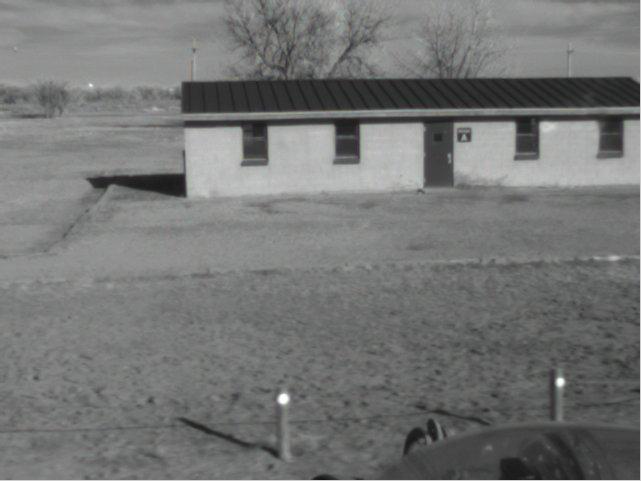
#> input picture frame 6 of lab3/building.avi, 641 x 481 px
$ python main.py
#> lines starting #> are read from the running program, lines starting #| are printed output that depends on the picture
import sys
import time
import cv2
import numpy as np

# Mouse callback function. Appends the x,y location of mouse click to a list.
clicks = []
def get_xy(event, x, y, flags, param):
    if event == cv2.EVENT_LBUTTONDOWN:
        print(x, y)
        clicks.append([x, y])

def recedeSqaure(video_file):
    # Read images from a video file in the current folder.
#> called with video_file = 'building.avi'
    video_capture = cv2.VideoCapture(video_file)  # Open video capture object
    got_image, bgr_image = video_capture.read()  # Make sure we can read video
#> bgr_image is the input picture: shape (481, 641, 3); mean B, G, R 116.9, 117.6, 116.6
    if not got_image:
        print("Cannot read video source")
        sys.exit()

    template = cv2.imread('1.png',0)
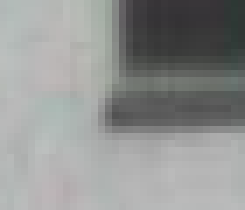
#> input picture lab3/1.png, 35 x 30 px (shown 7 times larger)
#> template: shape (30, 35); min 50, max 189, mean 145.8
    w, h = template.shape[::-1]
#> w = 35; h = 30

    # Read and show images until end of video is reached.
    while True:
        got_image, bgr_image = video_capture.read()
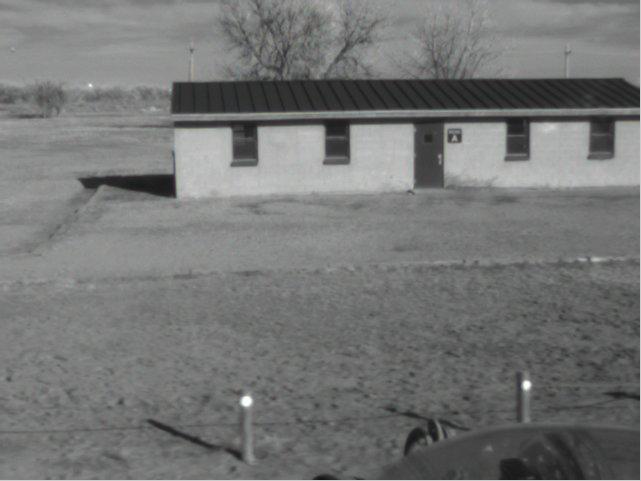
#> input picture frame 7 of lab3/building.avi, 641 x 481 px
#> bgr_image is the input picture: shape (481, 641, 3); mean B, G, R 116.9, 117.6, 116.5
        if not got_image:
            break  # End of video; exit the while loop

        if(len(clicks) > 3):
            for i in range(len(clicks)):
                x = clicks[i][0]
                y = clicks[i][1]
                pos = cv2.drawMarker(bgr_image, position=(int(x), int(y)), color=(0, 0, 255), markerType=cv2.MARKER_SQUARE)

        # cv2.namedWindow("Lab 1: OpenCV-Python Basics", cv2.WINDOW_NORMAL)
        cv2.imshow("Lab 3", bgr_image)

        cv2.setMouseCallback('Lab 3', get_xy)

        if(len(clicks) != 0):
            cv2.waitKey(30)
        else:
            print("Click on the image, then hit a key and it will play!")
            cv2.waitKey(0)


if __name__ == "__main__":
    recedeSqaure("building.avi")
    print("Enter CTRL-C To Exit")
    time.sleep(100)

$ run again, starting later in the video
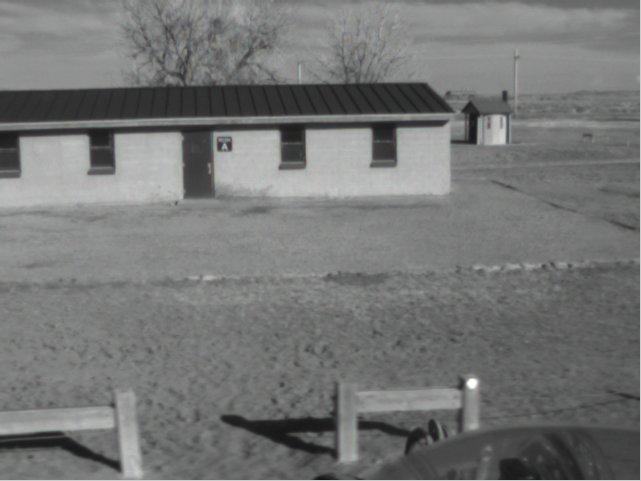
#> input picture frame 30 of lab3/building.avi, 641 x 481 px
#> in recedeSqaure, bgr_image is the input picture: shape (481, 641, 3); mean B, G, R 117.5, 118.2, 117
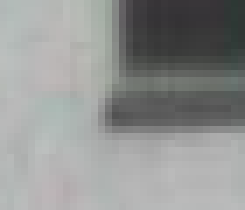
#> input picture lab3/1.png, 35 x 30 px (shown 7 times larger)
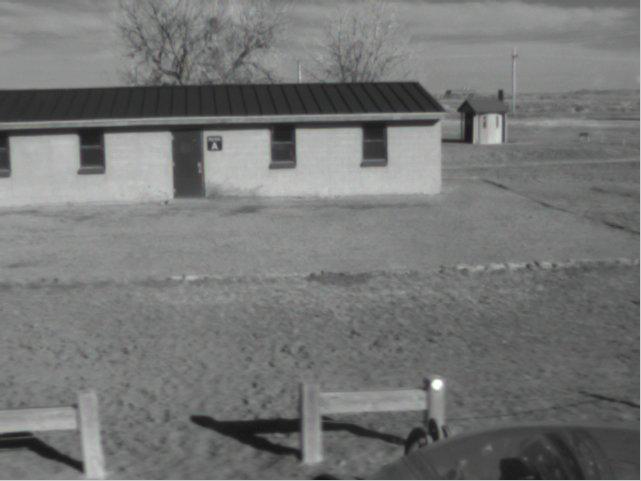
#> input picture frame 31 of lab3/building.avi, 641 x 481 px
#> in recedeSqaure, bgr_image is the input picture: shape (481, 641, 3); mean B, G, R 117.4, 118, 117.1

$ run again, starting later in the video
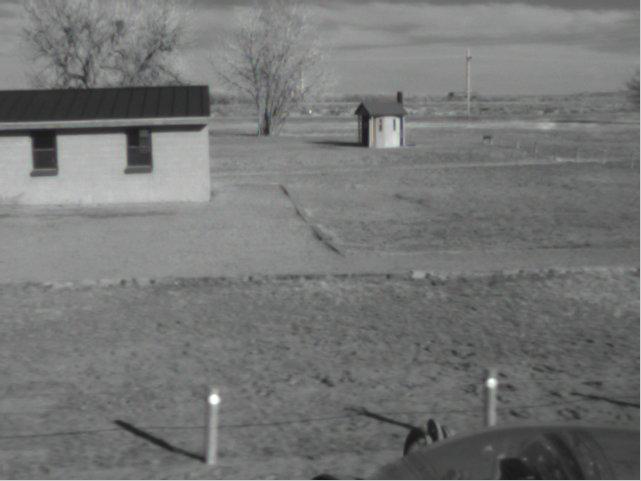
#> input picture frame 54 of lab3/building.avi, 641 x 481 px
#> in recedeSqaure, bgr_image is the input picture: shape (481, 641, 3); mean B, G, R 117.2, 117.9, 116.8
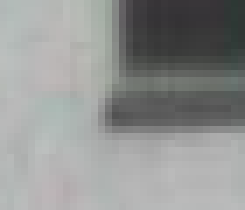
#> input picture lab3/1.png, 35 x 30 px (shown 7 times larger)
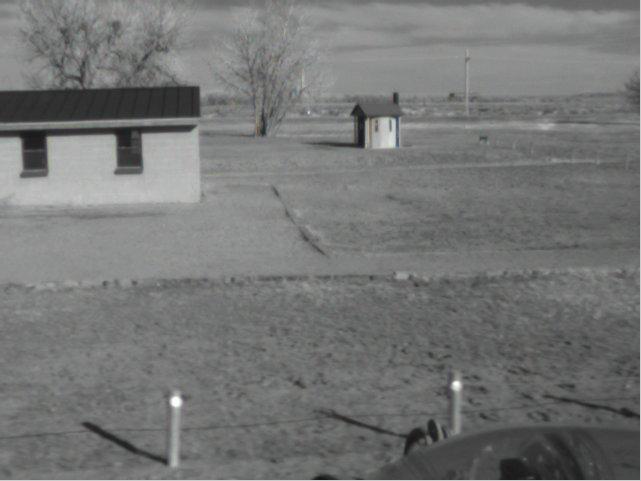
#> input picture frame 55 of lab3/building.avi, 641 x 481 px
#> in recedeSqaure, bgr_image is the input picture: shape (481, 641, 3); mean B, G, R 117.2, 117.9, 116.8
